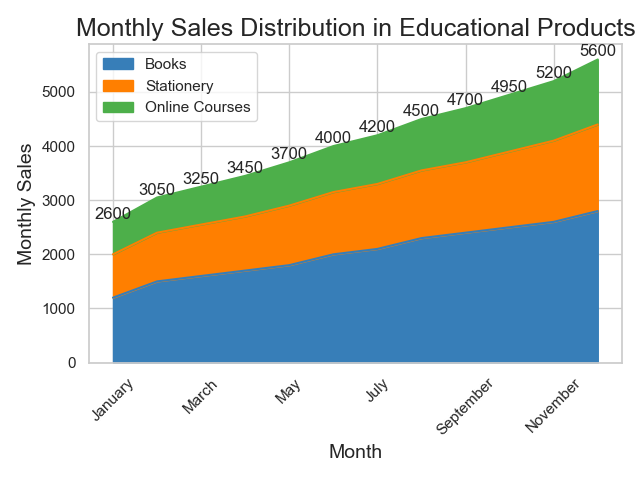

This figure's Python source:

import seaborn as sns
import pandas as pd
import matplotlib.pyplot as plt

data = {
    'Month': ['January', 'February', 'March', 'April', 'May', 'June', 'July', 'August', 
              'September', 'October', 'November', 'December'],
    'Books': [1200, 1500, 1600, 1700, 1800, 2000, 2100, 2300, 2400, 2500, 2600, 2800],
    'Stationery': [800, 900, 950, 1000, 1100, 1150, 1200, 1250, 1300, 1400, 1500, 1600],
    'Online Courses': [600, 650, 700, 750, 800, 850, 900, 950, 1000, 1050, 1100, 1200]
}

df = pd.DataFrame(data)

df_long = pd.melt(df, id_vars='Month', var_name='Category', value_name='Sales')

df_long['Month'] = pd.Categorical(df_long['Month'], 
                                  categories=['January', 'February', 'March', 'April', 'May', 'June', 
                                              'July', 'August', 'September', 'October', 'November', 'December'],
                                  ordered=True)

plt.figure(figsize=(14, 10))

sns.set_theme(style="whitegrid")
pal = ['#377eb8', '#ff7f00', '#4daf4a']

ax = df.set_index('Month').plot(kind='area', stacked=True, color=pal)

df['Total'] = df['Books'] + df['Stationery'] + df['Online Courses']
for idx, total in enumerate(df['Total']):
    ax.text(idx, total, str(total), va='bottom', ha='center')

ax.set_title('Monthly Sales Distribution in Educational Products', fontsize=18)
ax.set_ylabel('Monthly Sales', fontsize=14)
ax.set_xlabel('Month', fontsize=14)

plt.xticks(rotation=45)
plt.tight_layout()
plt.show()
